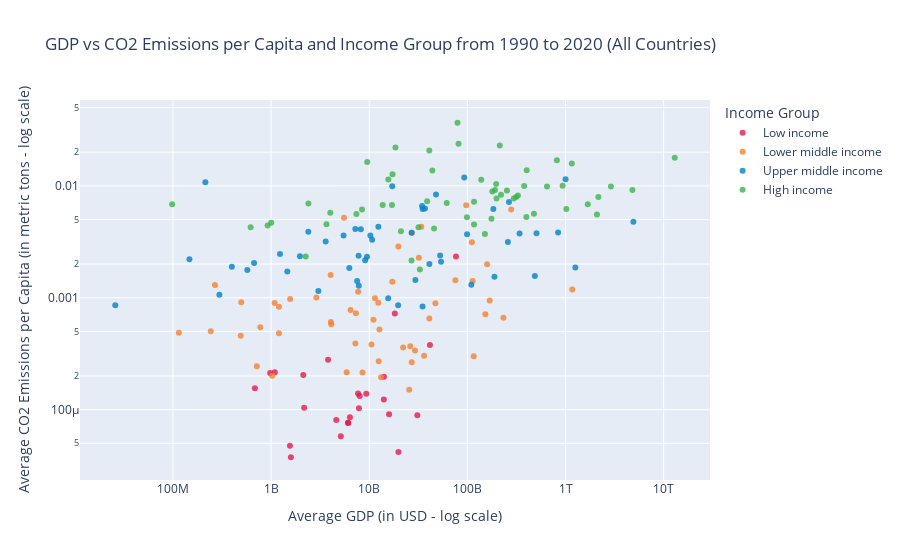

Source (notebook cell):
### Markdown cell above
### Scatter Plot

A scatter plot was created to visualize this correlation, with GDP on a log scale to accommodate the wide range of economic sizes.

### Code cell
# Create scatter plot
data_label = "All Countries"
xaxis_title = "Average GDP (in USD - log scale)"
yaxis_title = "Average CO2 Emissions per Capita (in metric tons - log scale)"
y = "CO2 Emissions per Capita"
create_bubble_chart(total_data, data_label=data_label, xaxis_title=xaxis_title, yaxis_title=yaxis_title, y=y)
